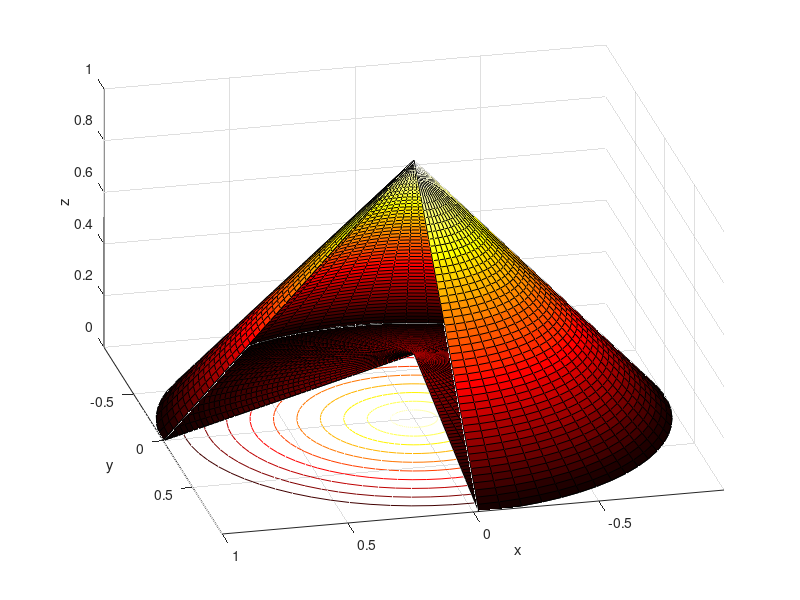

Here is the MATLAB script that generated this plot:
phi_v = linspace(0, 360, 72);
r_v = linspace(0, 1, 50);

[phi, r] = meshgrid(phi_v, r_v);

x = r .* cosd(phi);
y = r .* sind(phi);
z1 = 1 - r;
z1(x > 0 & y > 0) = NaN;

figure(1);
clf;
surf(x, y, z1);
xlabel 'x';
ylabel 'y';
zlabel 'z';
hold all;

z2 = (1 - r) / 4;
z2(x > 0 & y > 0) = NaN;
surf(x, y, z2);
colormap hot;

z3 = (1 - r);
contour(x, y, z3);

view(166.749, 36.5859);
